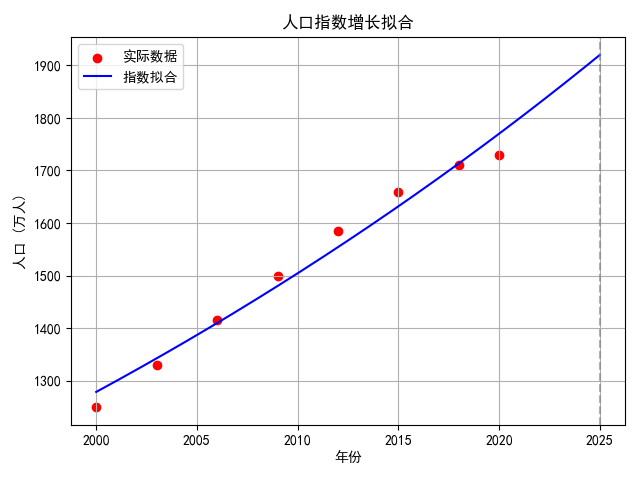

The script that drew this image:
import numpy as np
import matplotlib.pyplot as plt
from scipy.optimize import curve_fit

plt.rcParams['font.sans-serif'] = ['SimHei']
plt.rcParams['axes.unicode_minus'] = False

# 模拟某地区人口数据（万人）
year = np.array([2000, 2003, 2006, 2009, 2012, 2015, 2018, 2020], dtype=float)
pop = np.array([1250, 1330, 1415, 1500, 1585, 1660, 1710, 1730], dtype=float)
t = year - year[0]

def model(t, P0, r):
    return P0 * np.exp(r * t)

popt, pcov = curve_fit(model, t, pop, p0=[1250, 0.02])
P0, r = popt
print(f"拟合：P0 = {P0:.2f} 万人, 年增长率 r = {r:.4%}")

t_pred = 2025 - year[0]
print(f"2025 年预测人口 ≈ {model(t_pred, P0, r):.1f} 万人")

ts = np.linspace(0, 25, 200)
plt.scatter(year, pop, color='red', label='实际数据')
plt.plot(year[0] + ts, model(ts, P0, r), 'b-', label='指数拟合')
plt.axvline(2025, color='gray', linestyle='--', alpha=0.6)
plt.xlabel('年份'); plt.ylabel('人口 (万人)')
plt.title('人口指数增长拟合')
plt.legend(); plt.grid(True)
plt.tight_layout(); plt.show()
